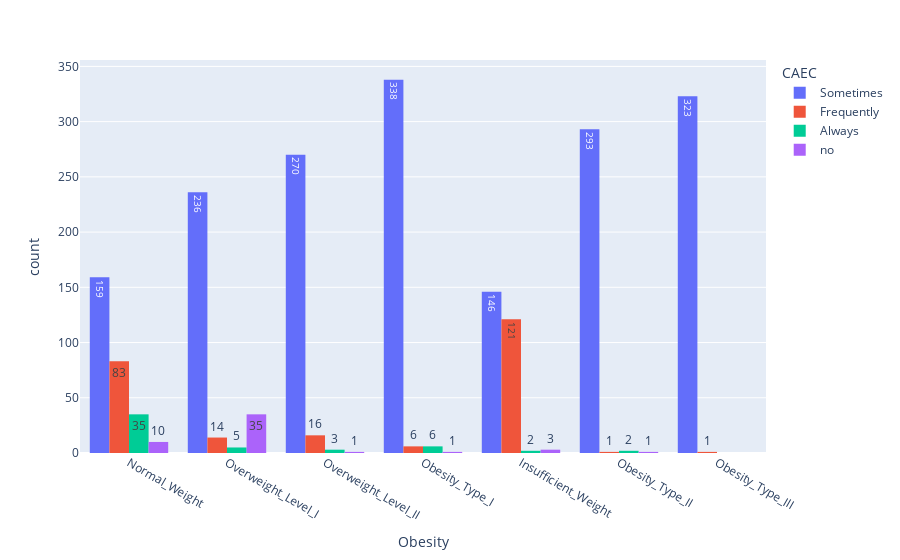

Here is the notebook cell this chart was saved with:
### Code cell
import plotly.express as px
fig = px.histogram(df, x="Obesity", color="CAEC",barmode = 'group', text_auto=True, category_orders={"Obesity": ["Insufficient Weight", "Normal Weight", "Overweight Level I", "Overweight Level II", "Obesity Type I", "Obesity Type II", "Obesity Type III"]}, )
fig.show()

### Figure 1 — Plotly figure (JSON) as saved in the notebook; plotly's stock layout.template omitted (floating-point values rounded to 4 significant figures; data arrays with more than 128 entries replaced by an {"elided": "..."} marker saying what was removed)
{"data": [{"alignmentgroup": "True", "bingroup": "x", "hovertemplate": "CAEC=Sometimes<br>Obesity=%{x}<br>count=%{y}<extra></extra>", "legendgroup": "Sometimes", "marker": {"color": "#636efa", "pattern": {"shape": ""}}, "name": "Sometimes", "offsetgroup": "Sometimes", "orientation": "v", "showlegend": true, "texttemplate": "%{value}", "type": "histogram", "x": {"elided": "1765 str values"}, "xaxis": "x", "yaxis": "y"}, {"alignmentgroup": "True", "bingroup": "x", "hovertemplate": "CAEC=Frequently<br>Obesity=%{x}<br>count=%{y}<extra></extra>", "legendgroup": "Frequently", "marker": {"color": "#EF553B", "pattern": {"shape": ""}}, "name": "Frequently", "offsetgroup": "Frequently", "orientation": "v", "showlegend": true, "texttemplate": "%{value}", "type": "histogram", "x": {"elided": "242 str values"}, "xaxis": "x", "yaxis": "y"}, {"alignmentgroup": "True", "bingroup": "x", "hovertemplate": "CAEC=Always<br>Obesity=%{x}<br>count=%{y}<extra></extra>", "legendgroup": "Always", "marker": {"color": "#00cc96", "pattern": {"shape": ""}}, "name": "Always", "offsetgroup": "Always", "orientation": "v", "showlegend": true, "texttemplate": "%{value}", "type": "histogram", "x": ["Normal_Weight", "Normal_Weight", "Overweight_Level_II", "Obesity_Type_I", "Overweight_Level_II", "Obesity_Type_I", "Obesity_Type_II", "Normal_Weight", "Normal_Weight", "Overweight_Level_I", "Overweight_Level_I", "Normal_Weight", "Normal_Weight", "Normal_Weight", "Normal_Weight", "Overweight_Level_I", "Normal_Weight", "Normal_Weight", "Normal_Weight", "Obesity_Type_I", "Normal_Weight", "Normal_Weight", "Normal_Weight", "Normal_Weight", "Normal_Weight", "Normal_Weight", "Obesity_Type_I", "Insufficient_Weight", "Normal_Weight", "Normal_Weight", "Normal_Weight", "Normal_Weight", "Normal_Weight", "Normal_Weight", "Normal_Weight", "Normal_Weight", "Normal_Weight", "Normal_Weight", "Obesity_Type_I", "Normal_Weight", "Overweight_Level_I", "Overweight_Level_I", "Insufficient_Weight", "Obesity_Type_II", "Normal_Weight", "Obesity_Type_I", "Normal_Weight", "Normal_Weight", "Normal_Weight", "Overweight_Level_II", "Normal_Weight", "Normal_Weight", "Normal_Weight"], "xaxis": "x", "yaxis": "y"}, {"alignmentgroup": "True", "bingroup": "x", "hovertemplate": "CAEC=no<br>Obesity=%{x}<br>count=%{y}<extra></extra>", "legendgroup": "no", "marker": {"color": "#ab63fa", "pattern": {"shape": ""}}, "name": "no", "offsetgroup": "no", "orientation": "v", "showlegend": true, "texttemplate": "%{value}", "type": "histogram", "x": ["Normal_Weight", "Normal_Weight", "Normal_Weight", "Obesity_Type_II", "Normal_Weight", "Insufficient_Weight", "Insufficient_Weight", "Insufficient_Weight", "Overweight_Level_I", "Overweight_Level_I", "Overweight_Level_I", "Overweight_Level_I", "Obesity_Type_I", "Normal_Weight", "Normal_Weight", "Normal_Weight", "Normal_Weight", "Normal_Weight", "Normal_Weight", "Overweight_Level_II", "Overweight_Level_I", "Overweight_Level_I", "Overweight_Level_I", "Overweight_Level_I", "Overweight_Level_I", "Overweight_Level_I", "Overweight_Level_I", "Overweight_Level_I", "Overweight_Level_I", "Overweight_Level_I", "Overweight_Level_I", "Overweight_Level_I", "Overweight_Level_I", "Overweight_Level_I", "Overweight_Level_I", "Overweight_Level_I", "Overweight_Level_I", "Overweight_Level_I", "Overweight_Level_I", "Overweight_Level_I", "Overweight_Level_I", "Overweight_Level_I", "Overweight_Level_I", "Overweight_Level_I", "Overweight_Level_I", "Overweight_Level_I", "Overweight_Level_I", "Overweight_Level_I", "Overweight_Level_I", "Overweight_Level_I", "Overweight_Level_I"], "xaxis": "x", "yaxis": "y"}], "layout": {"barmode": "group", "legend": {"title": {"text": "CAEC"}, "tracegroupgap": 0}, "margin": {"t": 60}, "xaxis": {"anchor": "y", "categoryarray": ["Insufficient Weight", "Normal Weight", "Overweight Level I", "Overweight Level II", "Obesity Type I", "Obesity Type II", "Obesity Type III"], "categoryorder": "array", "domain": [0, 1], "title": {"text": "Obesity"}}, "yaxis": {"anchor": "x", "domain": [0, 1], "title": {"text": "count"}}}}
